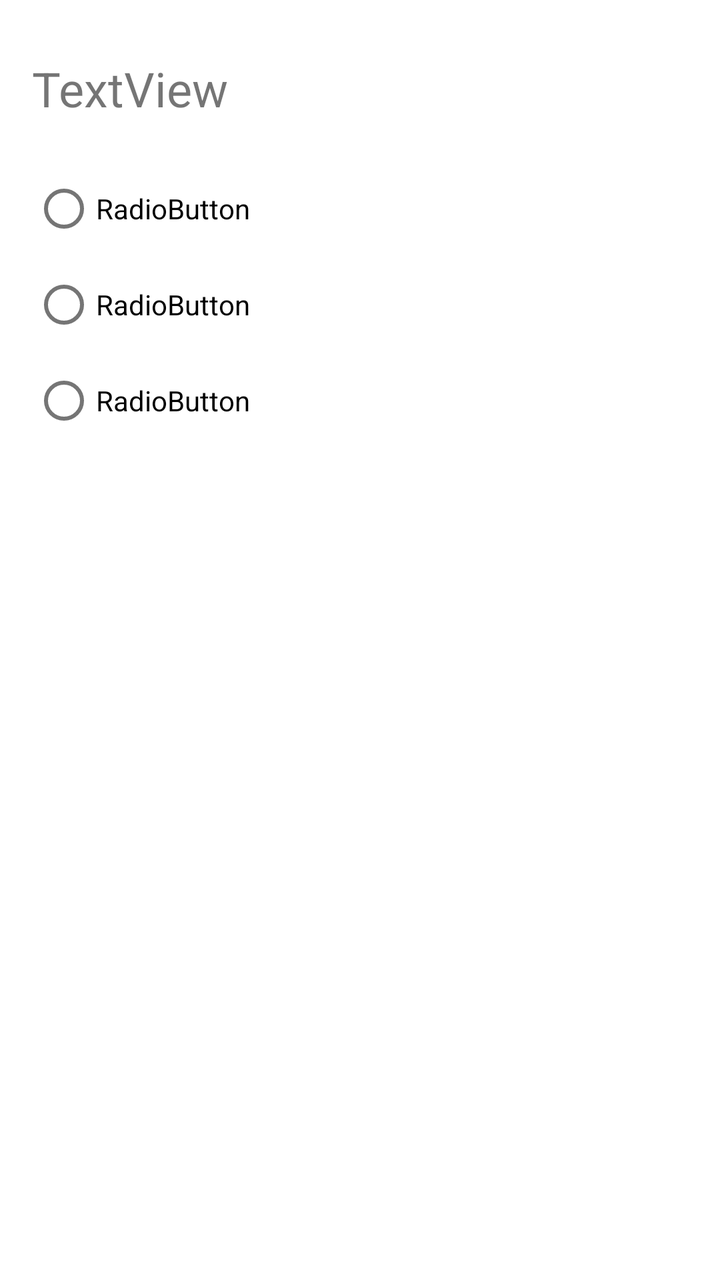
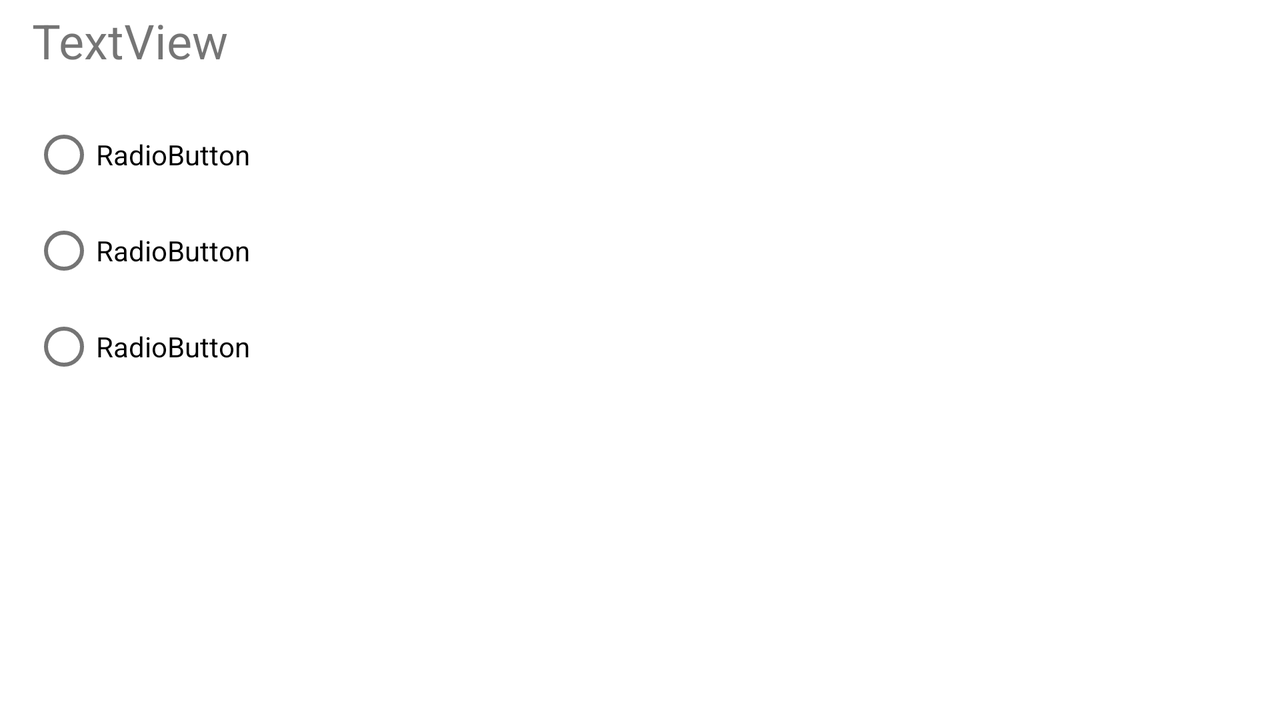

Compare how this app lays out the same screen by default and in its alternative resource folder. The renders come first, then the two layout files and the values they reference.
<!-- AndroidManifest.xml: application theme Theme.CustomizedAdapter -->
<!-- res/layout/questionview.xml -->
<?xml version="1.0" encoding="utf-8"?>
<androidx.constraintlayout.widget.ConstraintLayout xmlns:android="http://schemas.android.com/apk/res/android"
    xmlns:app="http://schemas.android.com/apk/res-auto"
    xmlns:tools="http://schemas.android.com/tools"
    android:layout_width="match_parent"
    android:layout_height="match_parent">

    <TextView
        android:id="@+id/question"
        android:layout_width="375dp"
        android:layout_height="wrap_content"
        android:layout_marginStart="16dp"
        android:layout_marginTop="28dp"
        android:text="TextView"
        android:textSize="24sp"
        app:layout_constraintStart_toStartOf="parent"
        app:layout_constraintTop_toTopOf="parent" />

    <RadioGroup
        android:id="@+id/options"
        android:layout_width="wrap_content"
        android:layout_height="wrap_content"
        android:layout_marginStart="16dp"
        android:layout_marginTop="20dp"
        app:layout_constraintStart_toStartOf="parent"
        app:layout_constraintTop_toBottomOf="@+id/question">

        <RadioButton
            android:id="@+id/a"
            android:layout_width="match_parent"
            android:layout_height="wrap_content"
            android:text="RadioButton" />

        <RadioButton
            android:id="@+id/b"
            android:layout_width="match_parent"
            android:layout_height="wrap_content"
            android:text="RadioButton" />

        <RadioButton
            android:id="@+id/c"
            android:layout_width="match_parent"
            android:layout_height="wrap_content"
            android:text="RadioButton" />
    </RadioGroup>
</androidx.constraintlayout.widget.ConstraintLayout>
<!-- resources referenced by this layout -->
<resources>
  <style name="Theme.CustomizedAdapter" parent="Theme.MaterialComponents.DayNight.DarkActionBar">
          
          <item name="colorPrimary">@color/purple_500</item>
          <item name="colorPrimaryVariant">@color/purple_700</item>
          <item name="colorOnPrimary">@color/white</item>
          
          <item name="colorSecondary">@color/teal_200</item>
          <item name="colorSecondaryVariant">@color/teal_700</item>
          <item name="colorOnSecondary">@color/black</item>
          
          <item name="android:statusBarColor" tools:targetApi="l">?attr/colorPrimaryVariant</item>
          
      </style>
</resources>
<!-- res/layout-land/questionview.xml (the repository's variant of the layout above) -->
<!-- drawn on the phone turned sideways -->
<?xml version="1.0" encoding="utf-8"?>
<androidx.constraintlayout.widget.ConstraintLayout xmlns:android="http://schemas.android.com/apk/res/android"
    xmlns:app="http://schemas.android.com/apk/res-auto"
    xmlns:tools="http://schemas.android.com/tools"
    android:layout_width="match_parent"
    android:layout_height="match_parent"
    android:visibility="visible">

    <TextView
        android:id="@+id/question"
        android:layout_width="0dp"
        android:layout_height="wrap_content"
        android:layout_marginStart="16dp"
        android:layout_marginTop="4dp"
        android:layout_marginEnd="16dp"
        android:clickable="false"
        android:focusable="false"
        android:text="TextView"
        android:textSize="24sp"
        android:visibility="visible"
        app:layout_constraintEnd_toEndOf="parent"
        app:layout_constraintHorizontal_bias="0.0"
        app:layout_constraintStart_toStartOf="parent"
        app:layout_constraintTop_toTopOf="parent" />

    <RadioGroup
        android:id="@+id/options"
        android:layout_width="wrap_content"
        android:layout_height="wrap_content"
        android:layout_marginStart="16dp"
        android:layout_marginTop="17dp"
        android:visibility="visible"
        app:layout_constraintStart_toStartOf="parent"
        app:layout_constraintTop_toBottomOf="@+id/question">

        <RadioButton
            android:id="@+id/a"
            android:layout_width="match_parent"
            android:layout_height="wrap_content"
            android:clickable="true"
            android:focusable="false"
            android:text="RadioButton" />

        <RadioButton
            android:id="@+id/b"
            android:layout_width="match_parent"
            android:layout_height="wrap_content"
            android:clickable="true"
            android:focusable="false"
            android:text="RadioButton" />

        <RadioButton
            android:id="@+id/c"
            android:layout_width="match_parent"
            android:layout_height="wrap_content"
            android:clickable="true"
            android:focusable="false"
            android:text="RadioButton" />
    </RadioGroup>
</androidx.constraintlayout.widget.ConstraintLayout>
